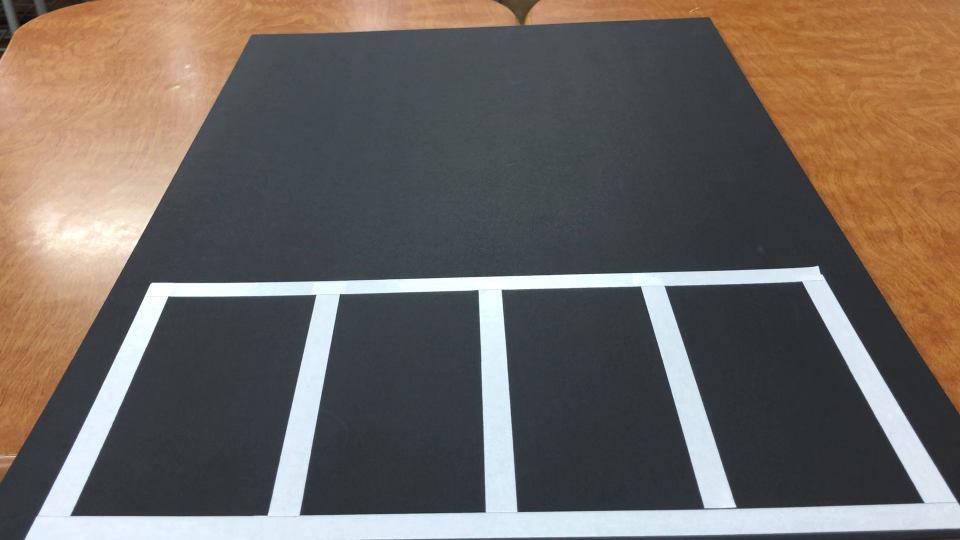
#> input picture frame 12 of 06. Lane Detection/data/test2.MOV, 1920 x 1080 px (shown at 1/2 size)
$ python main.py
#> lines starting #> are read from the running program, lines starting #| are printed output that depends on the picture; after the words box and inside, x2 and y2 are one past the last pixel; in counts of white or black regions, pixels touching at a corner belong together
#> further down, img is the input picture: shape (1080, 1920, 3); mean B, G, R 95.9, 102.8, 110.7
import cv2
import numpy as np
import detect_simple as detect
import json
import time
start = time.time()  # 시작 시간 저장

def save_json(result_for_json):
    with open("data.json", "w") as f:
        json.dump(result_for_json, f)

def roi_setting(img, idx, contour):
    mask = np.zeros_like(img, dtype='uint8')
    mask = cv2.drawContours(mask, contour, idx, (1,1,1), -1)
    seprated_slot_img = img * mask

    return seprated_slot_img

def parking_slot_detection(init_img): # return parking_slot_dict
    init_img_gray = cv2.cvtColor(init_img, cv2.COLOR_BGR2GRAY)
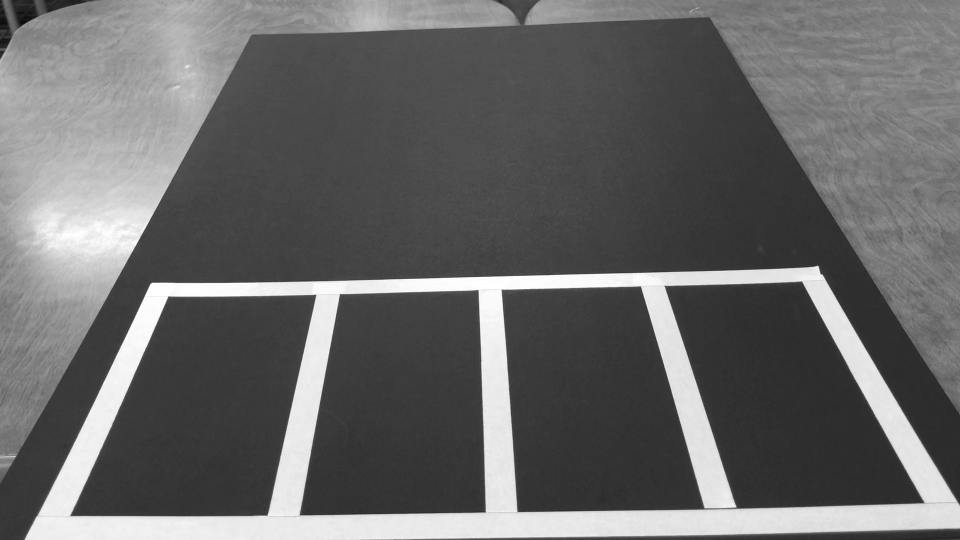
#> init_img_gray: shape (1080, 1920) (shown at 1/2 size); min 7, max 255, mean 104.4

    blur_img = cv2.GaussianBlur(init_img_gray, (11, 11), 0) # Blur 효과

    canny_img = cv2.Canny(blur_img, 70, 210) # Canny edge 알고리즘
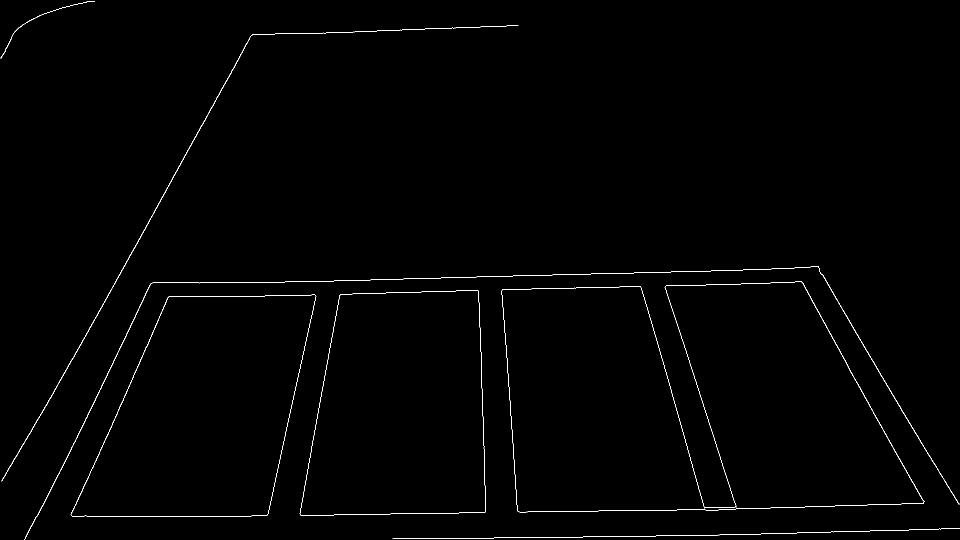
#> canny_img: shape (1080, 1920) (shown at 1/2 size); 0.62% white in thin lines or dots

    kernel = np.ones((5, 5), np.uint8)
    dilated_img = cv2.dilate(canny_img, kernel, iterations = 1)
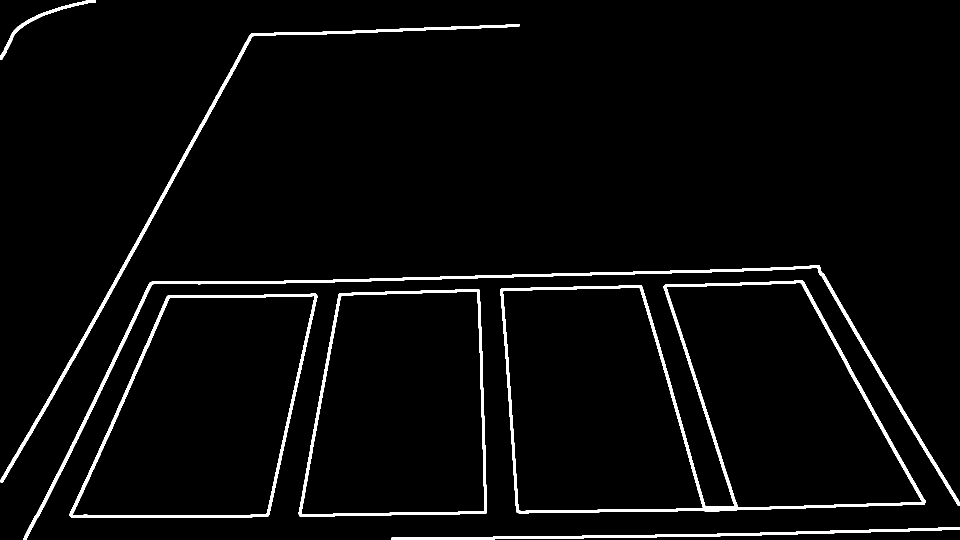
#> dilated_img: shape (1080, 1920) (shown at 1/2 size); 3.2% white; 7 white regions

    # 바이너리 이미지로 변환
    ret, imthres = cv2.threshold(dilated_img, 100, 255, cv2.THRESH_BINARY)

    cv2.imshow('img', imthres)

    # 모든 컨투어를 트리 계층 으로 수집
    contour, hierarchy = cv2.findContours(imthres, cv2.RETR_TREE, cv2.CHAIN_APPROX_SIMPLE)
#> contour = 11 contours; largest, box (x1, y1, x2, y2) and area: (1001, 561, 1851, 1027) 299696, (139, 587, 635, 1035) 154872, (597, 578, 974, 1033) 147354, (145, 591, 630, 1031) 147248, (1005, 575, 1407, 1023) 142529

    detected_slot_img = np.zeros_like(init_img, dtype='uint8')
    # parking_slot_idx=[]
    parking_slot_dict={}
    # 부모노드가 있는 것들만 (외곽이 아닌 것들만) 컨투어 그리기
    for idx, cont in enumerate(contour):
        if hierarchy[0][idx][3] >= 0:
            cv2.drawContours(detected_slot_img, contour, idx, (255,1,1), -1)
            # parking_slot_idx.append(idx)
            parking_slot_dict[idx] = None

            # 컨투어 첫 좌표에 인덱스 숫자 표시
            cv2.putText(detected_slot_img, str(idx), tuple(cont[0][0]), cv2.FONT_HERSHEY_PLAIN, 3, (255,255,255))
#> this loop made 11 passes
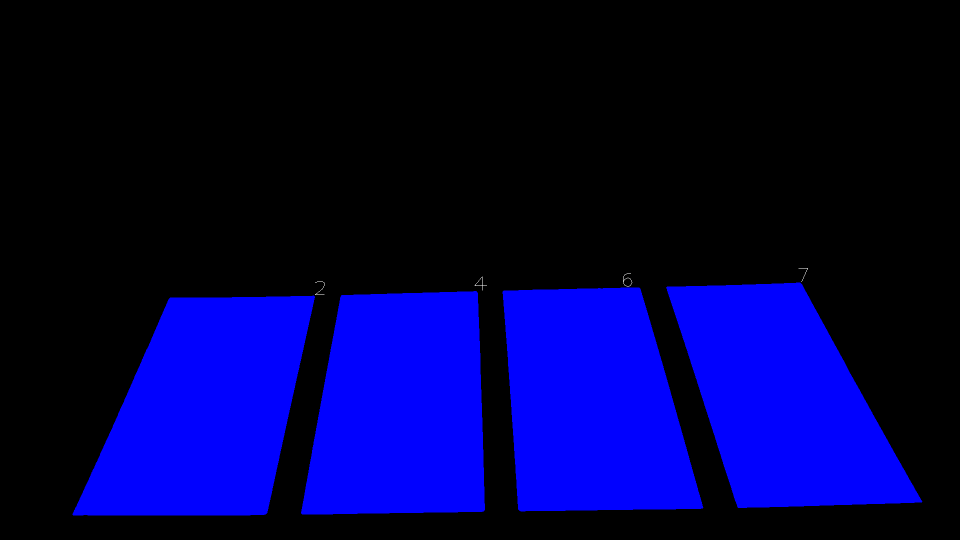
#> detected_slot_img: shape (1080, 1920, 3) (shown at 1/2 size); mean of channels 0, 1, 2 70.8, 0.3, 0.3; drawn as B, G, R
#> after the loop, parking_slot_dict = 4 items

    cv2.imshow(f"총 주차면 수 : {len(parking_slot_dict)}면", detected_slot_img)

    return parking_slot_dict, contour

def init_img_capture(img):
    print("Processing \"init.png\" file ...")
    # time.sleep(1)
    cv2.imwrite("init.png", img)  # 파일이름(한글안됨), 이미지
    print("Done!")

cap = cv2.VideoCapture("data/test2.mov")
# cap = cv2.VideoCapture(1)
ret, img = cap.read()     # 카메라로부터 현재 영상을 받아 img에 저장, 잘 받았다면 ret가 참

init_img_capture(img)

init_img = cv2.imread('init.png')
parking_slot_dict, contour = parking_slot_detection(init_img)
#> parking_slot_dict = 4 items
print(f"총 주차 면 : {len(parking_slot_dict)}")
#| 총 주차 면 : 4

count = 0
# 무한루프
while cap.isOpened():
    cap.set(cv2.CAP_PROP_POS_FRAMES, count*50)
    ret, img = cap.read()     # 카메라로부터 현재 영상을 받아 img에 저장, 잘 받았다면 ret가 참
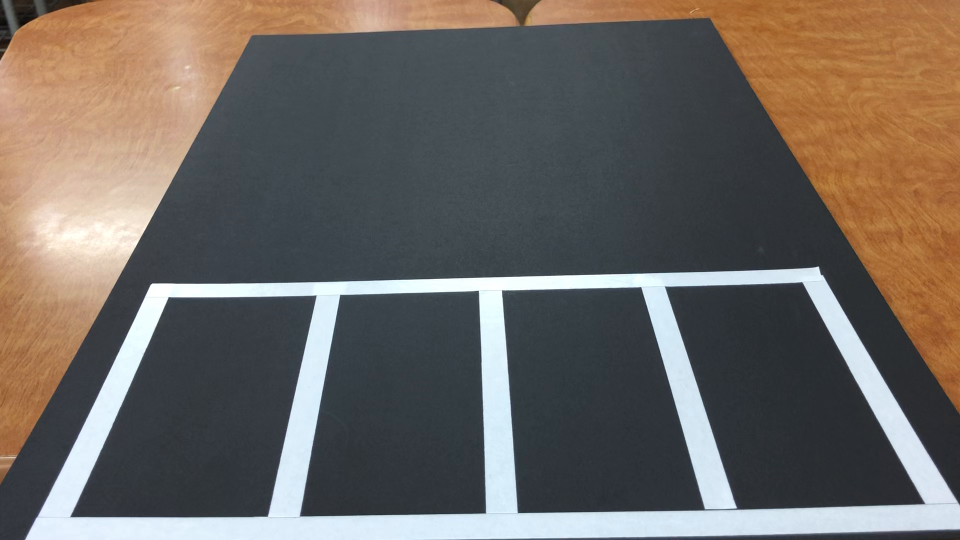
#> input picture frame 0 of 06. Lane Detection/data/test2.MOV, 1920 x 1080 px (shown at 1/2 size)
#> img is the input picture: shape (1080, 1920, 3); mean B, G, R 96.9, 102.9, 109.2

    if ret is False:
        print("ret FALSE")
        break

    detected_obj_list = []
    result_for_json = [False for i in range(len(parking_slot_dict))]
#> result_for_json = [False, False, False, False]
    i = 0
    for idx in parking_slot_dict:
        seprated_slot_img = roi_setting(img, idx, contour)
        parking_slot_dict[idx] = seprated_slot_img

        cv2.imshow(f'{idx}', parking_slot_dict[idx])
#> (the run stopped early here; a loop or call above may not have finished)

$ run again, starting later in the video
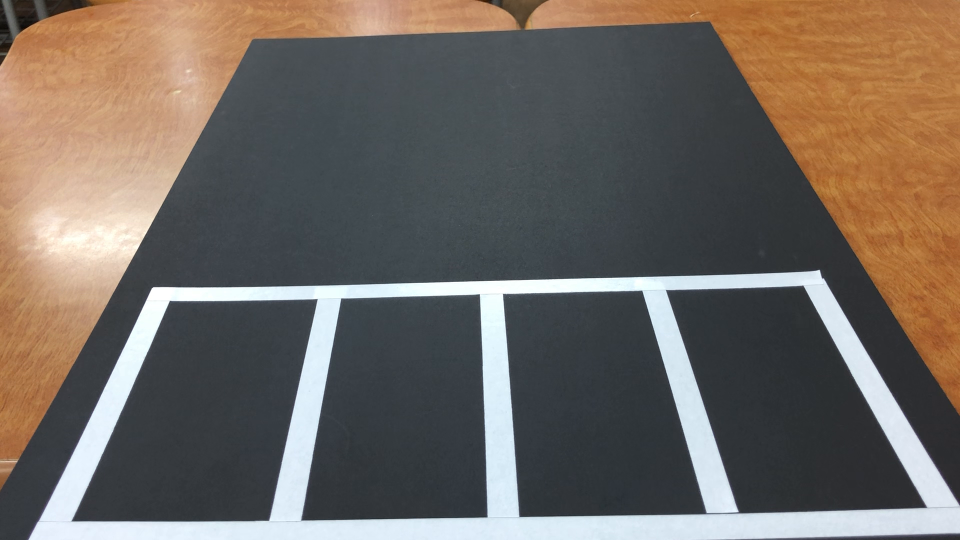
#> input picture frame 56 of 06. Lane Detection/data/test2.MOV, 1920 x 1080 px (shown at 1/2 size)
#> img is the input picture: shape (1080, 1920, 3); mean B, G, R 96.2, 103.6, 112.1
#> canny_img: shape (1080, 1920); 0.58% white in thin lines or dots
#> dilated_img: shape (1080, 1920); 3.1% white; 7 white regions
#> in parking_slot_detection, `contour, hierarchy = cv2.findContours(imthres, cv2.RETR_TREE, cv2.CHAI..`: contour = 11 contours; largest, box (x1, y1, x2, y2) and area: (1004, 569, 1858, 1037) 300752, (141, 596, 637, 1046) 155412, (600, 586, 978, 1044) 147968, (147, 600, 632, 1042) 147697, (1008, 583, 1411, 1032) 143053
#> the loop in parking_slot_detection, `for idx, cont in enumerate(contour):` made 11 passes
#> after the loop in parking_slot_detection, `for idx, cont in enumerate(contour):`: parking_slot_dict = 4 items
#| 총 주차 면 : 4
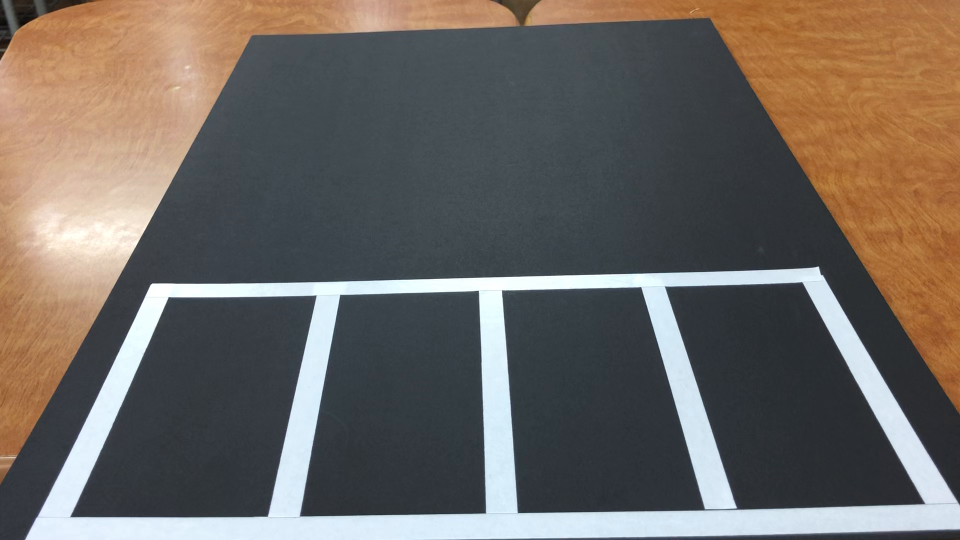
#> input picture frame 0 of 06. Lane Detection/data/test2.MOV, 1920 x 1080 px (shown at 1/2 size)
#> img is the input picture: shape (1080, 1920, 3); mean B, G, R 96.9, 102.9, 109.2
#> result_for_json = [False, False, False, False]

$ run again, starting later in the video
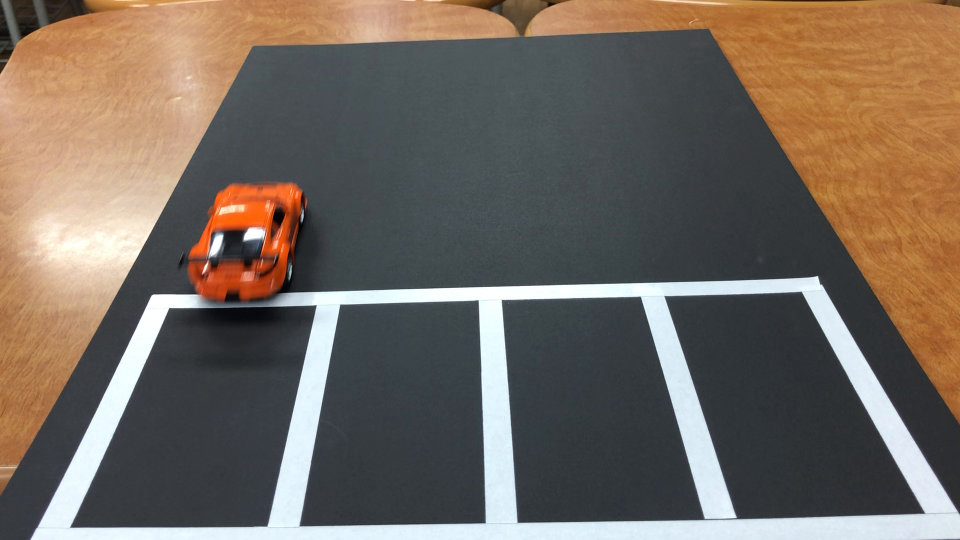
#> input picture frame 100 of 06. Lane Detection/data/test2.MOV, 1920 x 1080 px (shown at 1/2 size)
#> img is the input picture: shape (1080, 1920, 3); mean B, G, R 94.7, 104.8, 115.6
#> canny_img: shape (1080, 1920); 0.59% white in thin lines or dots
#> dilated_img: shape (1080, 1920); 3.1% white; 13 white regions
#> in parking_slot_detection, `contour, hierarchy = cv2.findContours(imthres, cv2.RETR_TREE, cv2.CHAI..`: contour = 18 contours; largest, box (x1, y1, x2, y2) and area: (1001, 581, 1852, 1048) 300164, (139, 608, 635, 1058) 154316, (597, 598, 974, 1055) 147680, (145, 613, 631, 1054) 146633, (1005, 595, 1407, 1044) 142793
#> the loop in parking_slot_detection, `for idx, cont in enumerate(contour):` made 18 passes
#> after the loop in parking_slot_detection, `for idx, cont in enumerate(contour):`: parking_slot_dict = 5 items
#| 총 주차 면 : 5
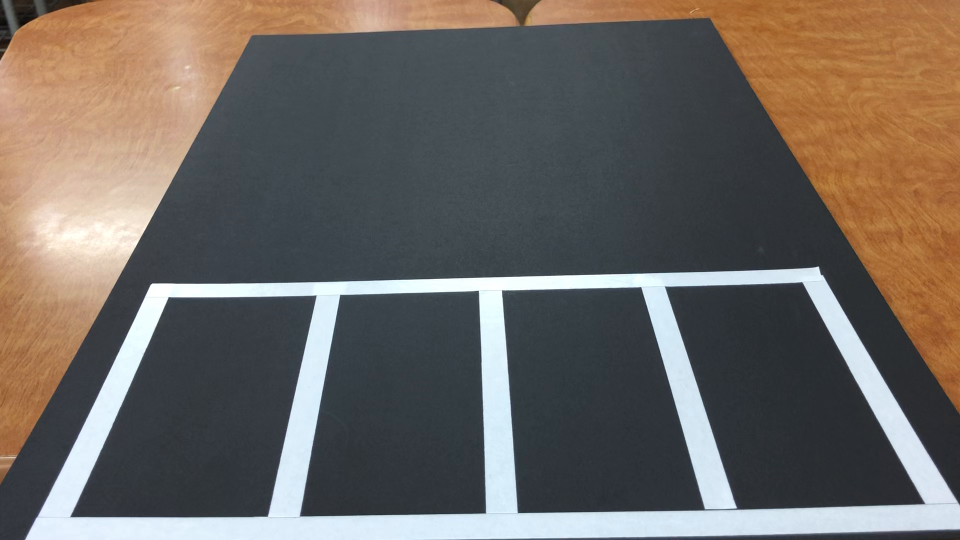
#> input picture frame 0 of 06. Lane Detection/data/test2.MOV, 1920 x 1080 px (shown at 1/2 size)
#> img is the input picture: shape (1080, 1920, 3); mean B, G, R 96.9, 102.9, 109.2
#> result_for_json = [False, False, False, False, False]
